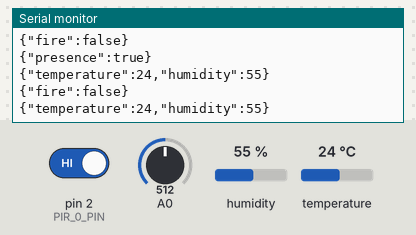
A program run on a simulated Arduino Uno, built with avr-gcc and run on an emulated ATmega328P. On the bench: the last lines printed to the serial monitor. The inputs (shaded band) are chosen by the test bench; at power-on: A0 = 512, pin 2 (PIR_0_PIN) HIGH, humidity 55 %, temperature 24 °C.

Above: at 5.8 s.
5.9 s: A0 set to 290
At 10.5 s:
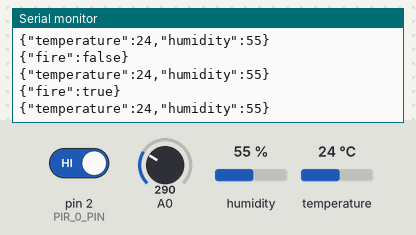
11.9 s: pin 2 (PIR_0_PIN) driven LOW
21.5 s: humidity set to 22 %
At 26.5 s:
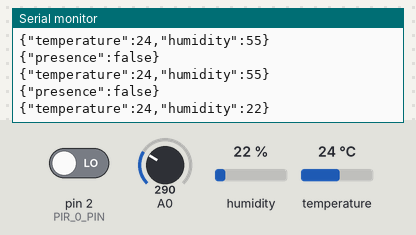
27.5 s: temperature set to 12 °C
At 30.6 s:
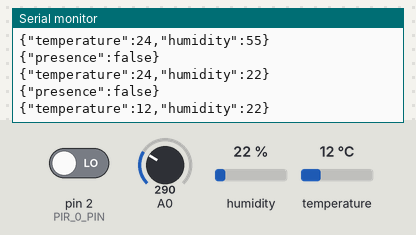
33.5 s: humidity set to 40 %
At 35.9 s:
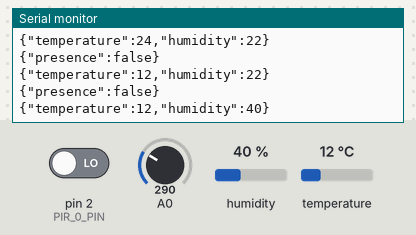
Timing chart, 0 to 37.4 s (numbered marks = the images above; inputs shaded):
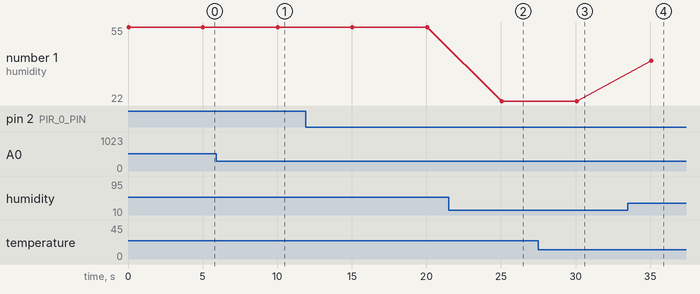

The program:

main.cpp
```cpp
#include <Adafruit_Sensor.h>
#include <Arduino.h>
#include <ArduinoJson.h>
#include <DHT.h>
#include <DHT_U.h>

typedef struct toggle_helper
{
  bool last_value;
  bool toggle_state;
} toggle_helper;

enum pins
{
  PIR_0_PIN = 2,
  DHT_0_PIN = 7,
  FIRE_0_PIN = A0
};

#define DHTTYPE DHT22
DHT_Unified dht (pins::DHT_0_PIN, DHTTYPE);
JsonDocument doc;
toggle_helper fire_toggle = { false, false };
toggle_helper presence_toggle = { false, false };

void send_fire ();
void send_presence ();
bool get_fire ();
bool get_presence ();
float get_temperature ();
float get_humidity ();

void
setup ()
{
  Serial.begin (9600);
  pinMode (pins::PIR_0_PIN, INPUT);
  pinMode (pins::FIRE_0_PIN, INPUT);
  dht.begin ();
}

void
loop ()
{
  send_fire ();
  send_presence ();
  float temp = get_temperature ();
  float hum = get_humidity ();
  doc["temperature"] = temp;
  doc["humidity"] = hum;
  serializeJson (doc, Serial);
  Serial.println ();
  doc.clear ();
  delay (5000);
}

void
send_fire ()
{
  bool fire = get_fire ();
  if ((fire && !fire_toggle.last_value) || !fire)
    {
      doc["fire"] = fire;
      serializeJson (doc, Serial);
      Serial.println ();
      doc.clear ();
    }
  fire_toggle.last_value = fire;
}

void
send_presence ()
{
  bool presence = get_presence ();
  if ((presence && !presence_toggle.last_value) || !presence)
    {
      doc["presence"] = presence;
      serializeJson (doc, Serial);
      Serial.println ();
      doc.clear ();
    }
  presence_toggle.last_value = presence;
}

bool
get_fire ()
{
  return analogRead (pins::FIRE_0_PIN) < 300;
}

bool
get_presence ()
{
  return digitalRead (pins::PIR_0_PIN) == HIGH;
}

float
get_temperature ()
{
  sensors_event_t temp_event;
  dht.temperature ().getEvent (&temp_event);
  return !isnan (temp_event.temperature) ? temp_event.temperature : 0.0f;
}

float
get_humidity ()
{
  sensors_event_t hum_event;
  dht.humidity ().getEvent (&hum_event);
  return !isnan (hum_event.relative_humidity) ? hum_event.relative_humidity
                                              : 0.0f;
}
```

Measured:
- after the input at 5.9 s, the serial monitor: prints a new line after 4.1 s (image 1)
- after the input at 21.5 s, the serial monitor: prints a new line after 3.6 s (image 2)
- after the input at 27.5 s, the serial monitor: prints a new line after 2.6 s (image 3)
- after the input at 33.5 s, the serial monitor: prints a new line after 1.6 s (image 4)
- plotted number 1: 55 → 22 after the input at 21.5 s, 22 → 40 after the input at 33.5 s
